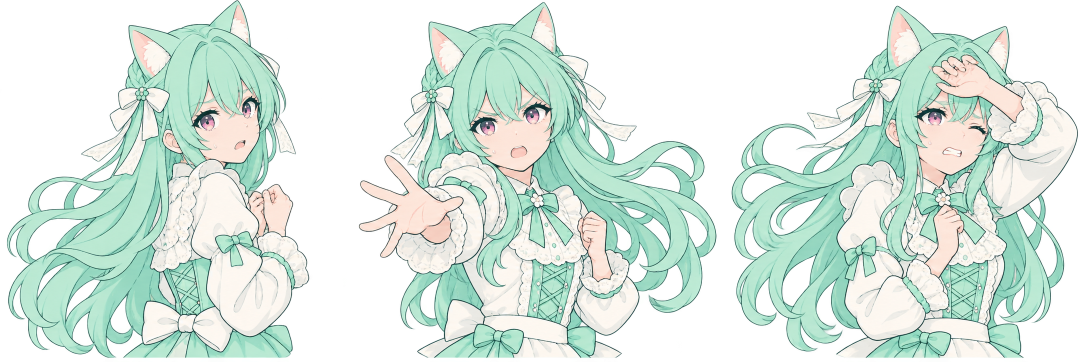
#> input picture assets/character/v16/pose-atlas-original.png, 2172 x 724 px (shown at 1/2 size)
$ python build_v16_poses.py
#> lines starting #> are read from the running program, lines starting #| are printed output that depends on the picture
"""Crop the three original PNG cels without changing their colors or alpha."""
from pathlib import Path

from PIL import Image

DEST = Path(__file__).resolve().parents[1] / "assets" / "character" / "v16"
CROPS = {
    "look": (8, 0, 625, 723),
    "reach": (710, 0, 1439, 723),
    "shield": (1454, 2, 2163, 723),
}


def main():
    atlas = Image.open(DEST / "pose-atlas-original.png").convert("RGBA")
#> atlas is the input picture: PIL image 2172x724 RGBA; mean R, G, B, A 118.6, 134.7, 125.7, 141.6
    if atlas.size != (2172, 724):
        raise ValueError("Unexpected pose atlas dimensions")
    for name, box in CROPS.items():
        cel = atlas.crop(box)
        cel.save(DEST / f"{name}.png", optimize=True)
        print(f"{name}: {cel.width}x{cel.height}")
#> this loop made 3 passes
#> pass 1, in main, `cel = atlas.crop(box)`:
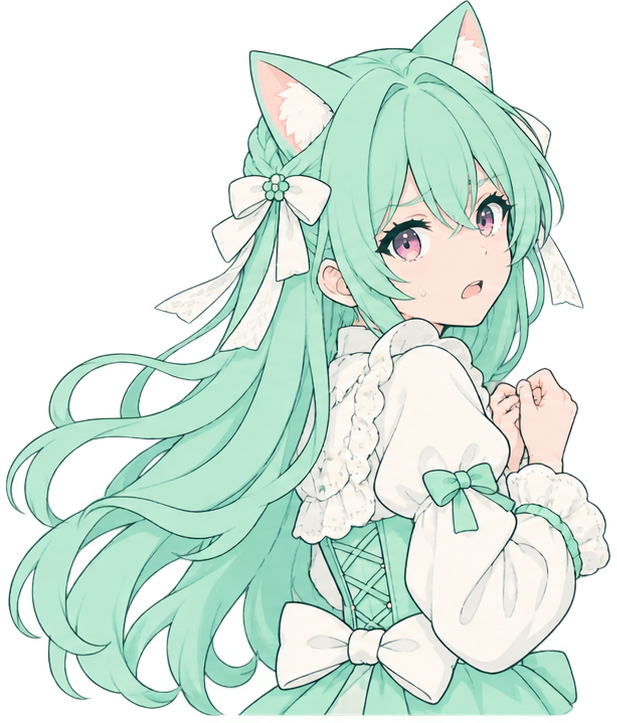
#> cel: PIL image 617x723 RGBA; mean R, G, B, A 125.8, 145, 134.9, 152.1; transparent parts drawn white
#> pass 2, in main, `cel = atlas.crop(box)`:
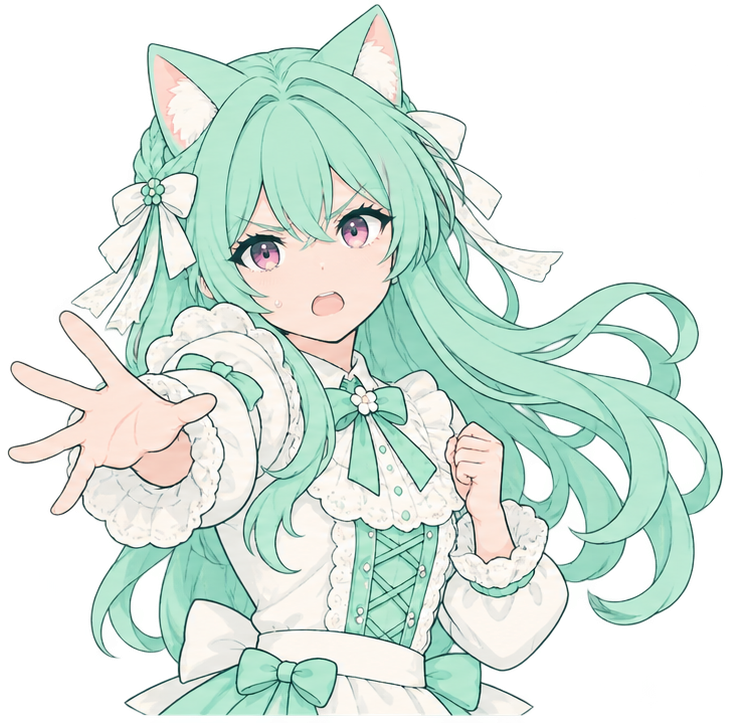
#> cel: PIL image 729x723 RGBA; mean R, G, B, A 121.5, 136.8, 127.9, 145; transparent parts drawn white
#> pass 3, in main, `cel = atlas.crop(box)`:
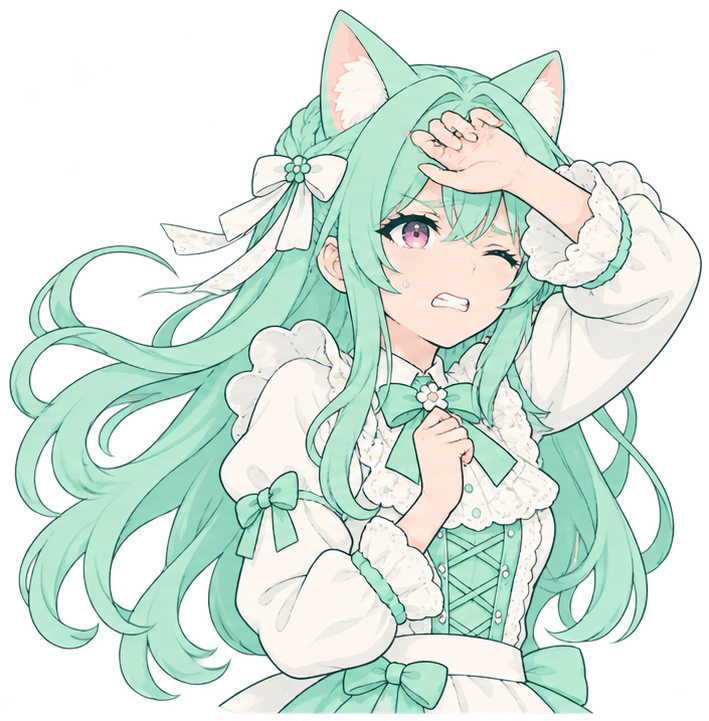
#> cel: PIL image 709x721 RGBA; mean R, G, B, A 128.8, 145.8, 136.4, 153.2; transparent parts drawn white


if __name__ == "__main__":
    main()
